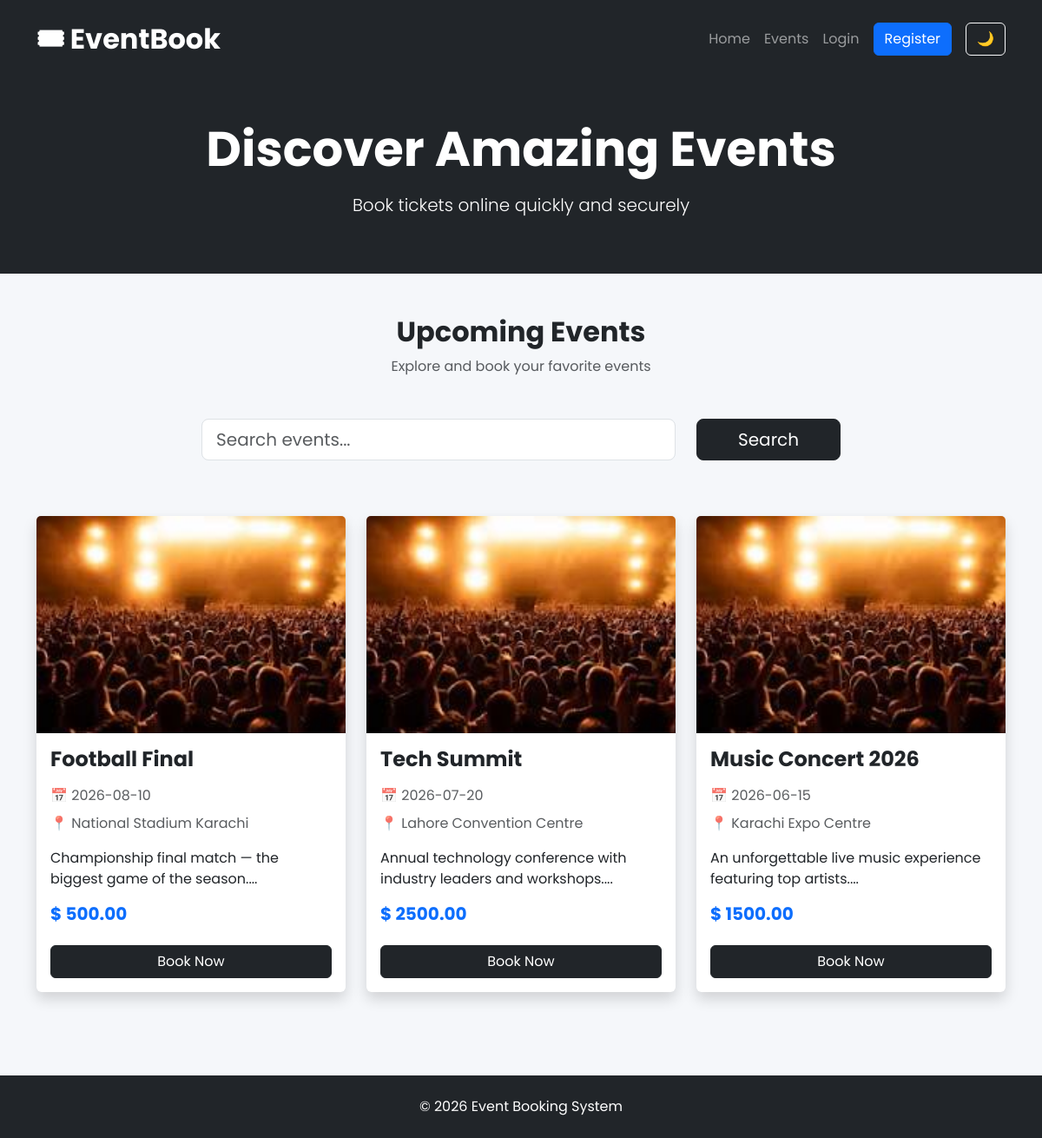
Screenshot of /events.php with the database file from the repository.
### tables this page shows
CREATE TABLE events (
    id INT AUTO_INCREMENT PRIMARY KEY,
    title VARCHAR(255) NOT NULL,
    description TEXT,
    event_date DATE NOT NULL,
    event_time TIME NOT NULL,
    venue VARCHAR(255),
    total_seats INT,
    available_seats INT,
    price DECIMAL(10,2),
    image VARCHAR(255),
    created_at TIMESTAMP DEFAULT CURRENT_TIMESTAMP
);

### events.php (the view, shortened to what this page needs)
<?php
include 'config/db.php';
include 'includes/header.php';
include 'includes/navbar.php';
if(isset($_GET['search'])){
    $search = mysqli_real_escape_string(
        $conn,
        $_GET['search']
    );
    $query = "
        SELECT
            id,
            title,
            description,
            event_date,
            venue,
            price,
            image
        FROM events
        WHERE title LIKE '%$search%'
        ORDER BY id DESC
    ";
}else{
    $query = "
        SELECT
            id,
            title,
            description,
            event_date,
            venue,
            price,
            image
        FROM events
        ORDER BY id DESC
    ";
}
$result = mysqli_query($conn, $query);
?>
<section class="py-5 bg-dark text-white">
    <div class="container text-center">
        <h1 class="display-4 fw-bold mb-3">
            Discover Amazing Events
        </h1>
        <p class="lead">
            Book tickets online quickly and securely
        </p>
    </div>
</section>
<section class="py-5">
    <div class="container">
        <div class="text-center mb-5">
            <h2 class="fw-bold">
                Upcoming Events
            </h2>
            <p class="text-muted">
                Explore and book your favorite events
            </p>
        </div>
        <form method="GET"
            class="mb-5">
            <div class="row justify-content-center">
                <div class="col-md-6 mb-3">
                    <input type="text"
                        name="search"
                        class="form-control form-control-lg"
                        placeholder="Search events..."
                        value="<?php
                            echo isset($_GET['search'])
                            ? htmlspecialchars($_GET['search'])
                            : '';
                        ?>">
                </div>
                <div class="col-md-2 mb-3">
                    <button class="btn btn-dark btn-lg w-100">
                        Search
                    </button>
                </div>
            </div>
        </form>
        <div class="row g-4">
            <?php if(mysqli_num_rows($result) > 0): ?>
                <?php while($event = mysqli_fetch_assoc($result)): ?>
                    <div class="col-lg-4 col-md-6">
                        <div class="card border-0 shadow h-100">
                            <img
                                src="assets/images/events/<?php echo !empty($event['image']) ? $event['image'] : 'default-event.jpg'; ?>"
                                class="card-img-top"
                                height="250"
                                style="object-fit:cover;"
                                loading="lazy"
                                alt="Event Image">
                            <div class="card-body d-flex flex-column">
                                <h4 class="fw-bold mb-3">
                                    <?php
                                    echo htmlspecialchars(
                                        $event['title']
                                    );
                                    ?>
                                </h4>
                                <p class="text-muted mb-2">
                                    📅
                                    <?php
                                    echo htmlspecialchars(
                                        $event['event_date']
                                    );
                                    ?>
                                </p>
                                <p class="text-muted mb-3">
                                    📍
                                    <?php
                                    echo htmlspecialchars(
                                        $event['venue']
                                    );
                                    ?>
                                </p>
                                <p class="flex-grow-1">
                                    <?php
                                    echo substr(
                                        htmlspecialchars(
                                            $event['description']
                                        ),
                                        0,
                                        100
                                    );
                                    ?>...
                                </p>
                                <h5 class="text-primary fw-bold mb-4">
                                    $
                                    <?php
                                    echo htmlspecialchars(
                                        $event['price']
                                    );
                                    ?>
                                </h5>
                                <a href="event-details.php?id=<?php echo $event['id']; ?>"
                                    class="btn btn-dark w-100">
                                    Book Now
                                </a>
                            </div>
                        </div>
                    </div>
                <?php endwhile; ?>
            <?php endif; ?>
        </div>
    </div>
</section>
<?php include 'includes/footer.php'; ?>

### includes/header.php (shortened to what this page needs)
<!DOCTYPE html>
<html lang="en">
<head>
    <link href="https://cdn.jsdelivr.net/npm/bootstrap@5.3.3/dist/css/bootstrap.min.css"
        rel="stylesheet">
    <link rel="stylesheet"
        href="https://cdn.jsdelivr.net/npm/bootstrap-icons@1.11.3/font/bootstrap-icons.min.css">
    <link rel="stylesheet"
        href="/event-ticket-booking-system/assets/css/style.css">
    <link rel="stylesheet"
        href="/event-ticket-booking-system/assets/css/responsive.css">
</head>
<body>

### includes/navbar.php (shortened to what this page needs)
<nav class="navbar navbar-expand-lg navbar-dark bg-dark py-3">
    <div class="container">
        <a class="navbar-brand fw-bold fs-2"
            href="/event-ticket-booking-system/index.php">
            🎟 EventBook
        </a>
        <div class="collapse navbar-collapse"
            id="navbarNav">
            <ul class="navbar-nav ms-auto align-items-center">
                <li class="nav-item">
                    <a class="nav-link"
                        href="/event-ticket-booking-system/index.php">
                        Home
                    </a>
                </li>
                <li class="nav-item">
                    <a class="nav-link"
                        href="/event-ticket-booking-system/events.php">
                        Events
                    </a>
                </li>
                <?php if(isset($_SESSION['user_id'])): ?>
                    <li class="nav-item">
                        <a class="nav-link"
                            href="/event-ticket-booking-system/user/dashboard.php">
                            Dashboard
                        </a>
                    </li>
                    <li class="nav-item">
                        <a class="nav-link"
                            href="/event-ticket-booking-system/user/my-bookings.php">
                            My Bookings
                        </a>
                    </li>
                    <li class="nav-item">
                        <a class="nav-link"
                            href="/event-ticket-booking-system/logout.php">
                            Logout
                        </a>
                    </li>
                <?php else: ?>
                    <li class="nav-item">
                        <a class="nav-link"
                            href="/event-ticket-booking-system/login.php">
                            Login
                        </a>
                    </li>
                    <li class="nav-item ms-2">
                        <a class="btn btn-primary"
                            href="/event-ticket-booking-system/register.php">
                            Register
                        </a>
                    </li>
                <?php endif; ?>
                <li class="nav-item ms-3">
                    <button id="darkModeToggle"
                        class="btn btn-outline-light">
                        🌙
                    </button>
                </li>
            </ul>
        </div>
    </div>
</nav>

### includes/footer.php (shortened to what this page needs)
<footer class="bg-dark text-white text-center py-4 mt-5">
    <p class="mb-0">
        © <?php echo date('Y'); ?>
        Event Booking System
    </p>
</footer>
</body>
</html>

### assets/css/style.css (style rules this page uses)
* { margin:0; padding:0; box-sizing:border-box; }
body { font-family:'Poppins', sans-serif; background:#f5f7fa; }
.navbar-brand { font-size:1.5rem; }
.nav-link { transition:0.3s; }
footer { margin-top:100px; }
.card { transition:0.4s; }
html { scroll-behavior:smooth; }
.btn { transition:0.3s; }
section { padding:80px 0; }

### rows the page displays
events: image (placeholder picture), title "Football Final", event_date "2026-08-10", venue "National Stadium Karachi", description "Championship final match — the biggest game of the season.", price "500.00"
events: image (placeholder picture), title "Tech Summit", event_date "2026-07-20", venue "Lahore Convention Centre", description "Annual technology conference with industry leaders and workshops.", price "2500.00"
events: image (placeholder picture), title "Music Concert 2026", event_date "2026-06-15", venue "Karachi Expo Centre", description "An unforgettable live music experience featuring top artists.", price "1500.00"
